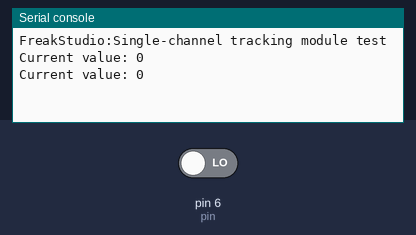
This program was run on a simulated MicroPython board. On the bench: the last lines printed to the serial console. The test bench sets the inputs (shaded band); at power-on: pin 6 (pin) LOW.

Above: at 4.2 s.
4.3 s: pin 6 (pin) driven HIGH
At 4.9 s:
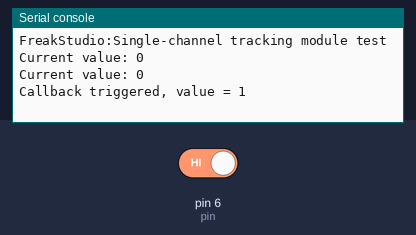
5.8 s: pin 6 (pin) driven LOW
At 5.96 s:
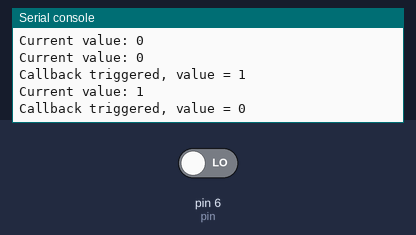

The program:

main.py
```python
# MicroPython v1.23.0
# -*- coding: utf-8 -*-
# @Time    : 2025/9/4 上午9:44
# @Author  : 缪贵成
# @File    : main.py
# @Description : 单路循迹模块驱动测试文件

# ======================================== 导入相关模块 =========================================

import time
from tcr5000 import TCR5000

# ======================================== 全局变量 ============================================

# ======================================== 功能函数 ============================================


def on_change(value: int) -> None:
    """
    TCR5000 电平变化回调函数，在传感器电平变化时触发。

    Args:
        value (int): 当前电平，0=黑线，1=白底。

    Notes:
        回调通过 micropython.schedule 调度到主循环执行，避免在 ISR 中执行耗时操作。
        用户可以在回调中处理传感器状态变化，例如打印或控制马达。

    ==========================================

    TCR5000 level change callback, triggered on sensor level change.

    Args:
        value (int): Current pin value, 0=black line, 1=white background.

    Notes:
        Callback is scheduled via micropython.schedule to main loop context, avoiding ISR execution.
        User can handle sensor state changes here, e.g., print or motor control.
    """
    print("Callback triggered, value =", value)


# ======================================== 自定义类 ============================================

# ======================================== 初始化配置 ==========================================

time.sleep(3)
print("FreakStudio:Single-channel tracking module test")
# 初始化 TCR5000 传感器
sensor = TCR5000(pin=6)
# 注册回调函数
sensor.set_callback(on_change)

# ========================================  主程序  ===========================================

try:
    while True:
        val = sensor.read()
        print("Current value:", val)
        time.sleep(1)

except KeyboardInterrupt:
    sensor.deinit()
    print("Program interrupted, resources released.")
```

tcr5000.py
```python
# (licence header left out)
__version__ = "0.1.0"
__author__ = "缪贵成"
__license__ = "MIT"
__platform__ = "MicroPython v1.23"

# ======================================== 导入相关模块 =========================================

from machine import Pin
import micropython

# ======================================== 全局变量 ============================================

# ======================================== 功能函数 ============================================

# ======================================== 自定义类 ============================================


class TCR5000:
    """
    该类控制 TCR5000L 光电反射式循迹传感器，提供电平读取和中断回调功能。

    Attributes:
        _pin (Pin): machine.Pin 实例，用于读取传感器数字信号。
        _callback (function|None): 用户注册的回调函数，参数为电平值。
        _irq (object|None): 中断对象，负责硬件电平变化检测。

    Methods:
        __init__(pin: int, *, trigger: int = Pin.IRQ_FALLING | Pin.IRQ_RISING) -> None:
            初始化传感器引脚并配置中断触发模式。
        read() -> int:
            读取当前电平，返回 0 或 1。
        set_callback(func: function) -> None:
            注册用户回调函数，在电平变化时调度执行。
        deinit() -> None:
            注销中断并释放资源。

    Notes:
        本类使用 micropython.schedule 将回调调度到主循环执行，避免在 ISR 内直接运行。
        电平含义依模块设计可能不同，一般 0=黑线，1=白底。

    ==========================================

    TCR5000L reflective optical line tracking sensor driver. Supports digital read and interrupt callbacks.

    Attributes:
        _pin (Pin): machine.Pin instance for reading sensor digital output.
        _callback (function|None): User callback function, parameter is level.
        _irq (object|None): IRQ object for hardware level change detection.

    Methods:
        __init__(pin: int, *, trigger: int = Pin.IRQ_FALLING | Pin.IRQ_RISING) -> None:
            Initialize sensor pin and configure interrupt mode.
        read() -> int:
            Read current level (0 or 1).
        set_callback(func: function) -> None:
            Register user callback, scheduled on level change.
        deinit() -> None:
            Disable interrupt and release resources.

    Notes:
        Uses micropython.schedule to defer callbacks to main loop, avoiding ISR execution.
        Level meaning depends on module design, typically 0=black line, 1=white background.
    """

    def __init__(self, pin: int, *, trigger: int = Pin.IRQ_FALLING | Pin.IRQ_RISING) -> None:
        """
        初始化 TCR5000 传感器。

        Args:
            pin (int): 传感器信号脚连接的 GPIO 引脚编号。
            trigger (int): 中断触发方式，默认为下降沿和上升沿。

        Notes:
            本方法会配置 GPIO 并注册硬件中断。

        ==========================================

        Initialize TCR5000 sensor.

        Args:
            pin (int): GPIO pin number connected to sensor output.
            trigger (int): Interrupt trigger mode, default rising and falling edges.

        Notes:
            This method configures GPIO and attaches interrupt.
        """
        self._pin = Pin(pin, Pin.IN)
        self._callback = None
        self._irq = self._pin.irq(handler=self._irq_handler, trigger=trigger)

    def read(self) -> int:
        """
        读取当前电平。

        Returns:
            int: 当前电平，0 或 1。

        Notes:
            调用开销极小，可在主循环频繁调用。

        ==========================================

        Read current digital level.

        Returns:
            int: Current level, 0 or 1.

        Notes:
            Very lightweight, safe for frequent calls in main loop.
        """
        return self._pin.value()

    def set_callback(self, func) -> None:
        """
        注册用户回调函数。

        Args:
            func (function): 用户函数，签名为 func(value: int)，参数为当前电平。

        Raises:
            TypeError: 如果 func 不是可调用对象。

        Notes:
            回调在电平变化时调度执行。
            使用 micropython.schedule 在主循环中执行。

        ==========================================

        Register user callback.

        Args:
            func (function): User function with signature func(value: int).

        Raises:
            TypeError: If func is not callable.

        Notes:
            Callback scheduled on level change.
            Executed in main loop via micropython.schedule.
        """
        if not callable(func):
            raise TypeError("callback must be callable")
        self._callback = func

    def _irq_handler(self, pin: Pin) -> None:
        """
        内部中断处理函数，用于捕获传感器电平变化并调度回调执行。

        Args:
            pin (Pin): 触发中断的引脚对象。

        Notes:
            该方法在中断上下文执行，不应包含耗时操作。
            实际用户回调通过 micropython.schedule 延迟到安全上下文中执行。

        ==========================================

        Internal interrupt handler for sensor signal change.

        Args:
            pin (Pin): Pin instance that triggered the interrupt.

        Notes:
            Executed in ISR context, must be lightweight.
            Actual user callback is deferred to safe context via micropython.schedule.
        """
        if self._callback:
            micropython.schedule(self._scheduled_callback, pin.value())

    def _scheduled_callback(self, value: int) -> None:
        """
        在调度上下文中执行用户注册的回调函数。

        Args:
            value (int): 当前引脚电平，0 或 1。

        Notes:
            在安全上下文中执行，避免 ISR 中调用不安全操作。
            如果未设置回调函数则不执行任何操作。

        ==========================================

        Run user callback in scheduled (non-ISR) context.

        Args:
            value (int): Current pin value, 0 or 1.

        Notes:
            Safe to run, avoids unsafe operations in ISR.
            No action if no callback was registered.
        """
        if self._callback:
            self._callback(value)

    def deinit(self) -> None:
        """
        注销中断并释放资源。

        Notes:
            调用后不可再使用 read() 或 set_callback()，需重新初始化。

        ==========================================

        Deinitialize interrupt and release resources.

        Notes:
            After deinit, read() and set_callback() are unavailable.
            Reinitialize if needed again.
        """
        if self._irq:
            self._irq.handler(None)
            self._irq = None
        self._callback = None


# ======================================== 初始化配置 ==========================================

# ========================================  主程序  ===========================================
```

Measured:
- after the input at 4.3 s, the serial console: prints a new line at once (image 1)
- after the input at 5.8 s, the serial console: prints a new line at once (image 2)
